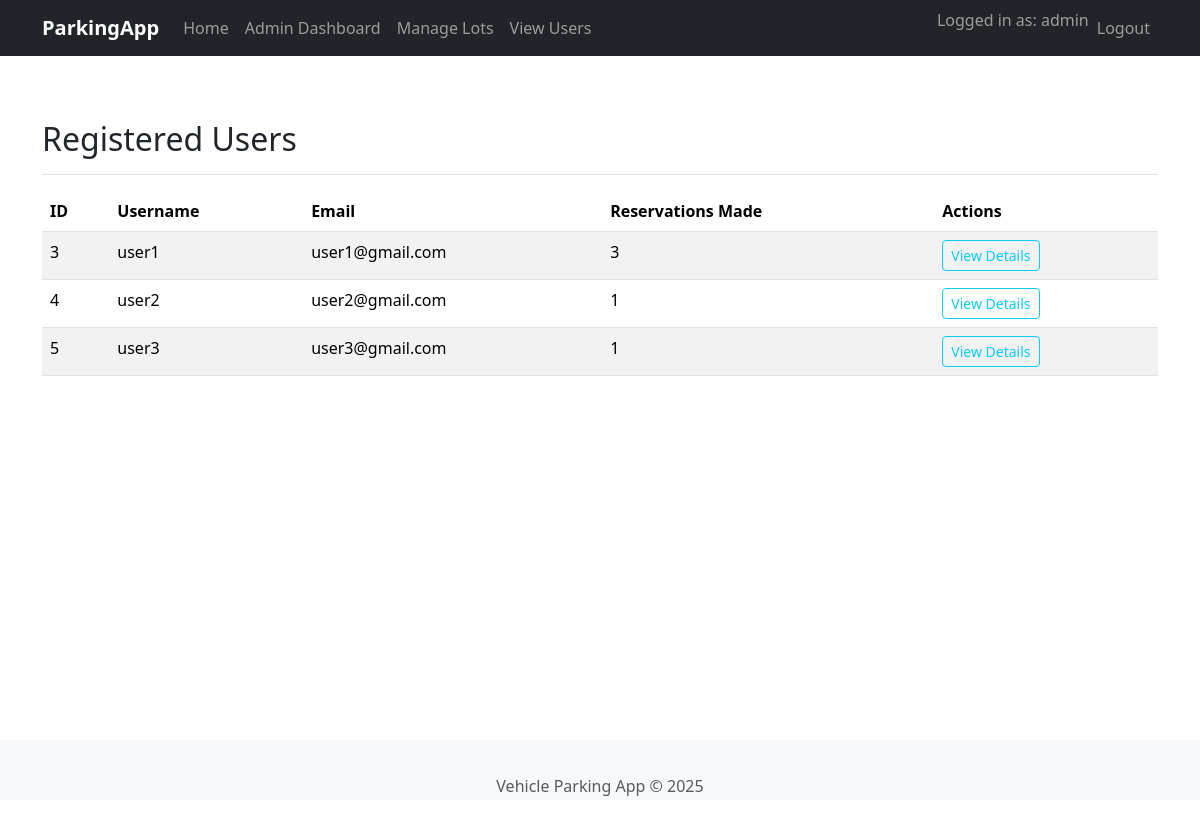
The app's page /admin/users (signed in) with its own data.
### app/models.py (models this page shows, shortened)
class User(UserMixin, db.Model):
    id = db.Column(db.Integer, primary_key=True)
    username = db.Column(db.String(64), index=True, unique=True, nullable=False)
    email = db.Column(db.String(120), index=True, unique=True, nullable=False)
    password_hash = db.Column(db.String(256), nullable=False)
    is_admin = db.Column(db.Boolean, default=False)
    reservations = db.relationship('Reservation', backref='tenant', lazy='dynamic') # Changed from 'user' to 'tenant'

### app/admin_routes.py (the view)
@bp.route('/users')
@login_required
@admin_required
def list_users():
    users = User.query.filter_by(is_admin=False).order_by(User.username).all()
    return render_template('admin/list_users.html', users=users, title='Registered Users')

### app/admin_routes.py (called while the page is built)
def admin_required(f):
    @wraps(f)
    def decorated_function(*args, **kwargs):
        if not current_user.is_authenticated or not current_user.is_admin:
            flash('You do not have permission to access this page.', 'danger')
            return redirect(url_for('auth.login', next=request.url))
        return f(*args, **kwargs)
    return decorated_function

### app/templates/admin/list_users.html (shortened to what this page needs)
{% extends "base.html" %}
{% block content %}
<div class="d-flex justify-content-between flex-wrap flex-md-nowrap align-items-center pt-3 pb-2 mb-3 border-bottom">
    <h1 class="h2">{{ title }}</h1>
</div>
{% if users %}
<div class="table-responsive">
    <table class="table table-striped table-hover">
        <thead>
            <tr>
                <th>ID</th>
                <th>Username</th>
                <th>Email</th>
                <th>Reservations Made</th>
                <th>Actions</th>
            </tr>
        </thead>
        <tbody>
            {% for user_item in users %}
            <tr>
                <td>{{ user_item.id }}</td>
                <td>{{ user_item.username }}</td>
                <td>{{ user_item.email }}</td>
                <td>{{ user_item.reservations.count() }}</td>
                <td>
                    <a href="#" class="btn btn-sm btn-outline-info">View Details</a>
                </td>
            </tr>
            {% endfor %}
        </tbody>
    </table>
</div>
{% else %}
<div class="alert alert-info" role="alert">
  No registered users found (excluding admin).
</div>
{% endif %}
{% endblock %}

### app/templates/base.html (shortened to what this page needs)
<!doctype html>
<html lang="en">
<head>
    {{ bootstrap.load_css() }}
    <link rel="stylesheet" href="{{ url_for('static', filename='css/style.css') }}">
</head>
<body>
    <nav class="navbar navbar-expand-lg navbar-dark bg-dark mb-4">
        <div class="container">
            <a class="navbar-brand" href="{{ url_for('routes.index') }}">ParkingApp</a>
            <div class="collapse navbar-collapse" id="navbarNav">
                <ul class="navbar-nav me-auto mb-2 mb-lg-0">
                    <li class="nav-item">
                        <a class="nav-link" href="{{ url_for('routes.index') }}">Home</a>
                    </li>
                    {% if current_user.is_authenticated %}
                        {% if current_user.is_admin %}
                            <li class="nav-item"><a class="nav-link" href="{{ url_for('admin_routes.dashboard') }}">Admin Dashboard</a></li>
                            <li class="nav-item"><a class="nav-link" href="{{ url_for('admin_routes.list_parking_lots') }}">Manage Lots</a></li>
                            <li class="nav-item"><a class="nav-link" href="{{ url_for('admin_routes.list_users') }}">View Users</a></li>
                        {% else %}
                            <li class="nav-item"><a class="nav-link" href="#">User Dashboard</a></li>
                            <li class="nav-item"><a class="nav-link" href="#">Book Parking</a></li>
                        {% endif %}
                    {% endif %}
                </ul>
                <ul class="navbar-nav ms-auto mb-2 mb-lg-0">
                    {% if current_user.is_authenticated %}
                        <li class="nav-item"><span class="navbar-text">Logged in as: {{ current_user.username }}</span></li>
                        <li class="nav-item"><a class="nav-link" href="{{ url_for('auth.logout') }}">Logout</a></li>
                    {% else %}
                        <li class="nav-item"><a class="nav-link" href="{{ url_for('auth.login') }}">Login</a></li>
                        <li class="nav-item"><a class="nav-link" href="{{ url_for('auth.register') }}">Register</a></li>
                    {% endif %}
                </ul>
            </div>
        </div>
    </nav>
    <main class="container mt-4">
        {% block content %}{% endblock %}
    </main>
    <footer class="footer mt-auto py-3 bg-light">
        <div class="container text-center">
            <span class="text-muted">Vehicle Parking App &copy; {{ datetime.utcnow().year }}</span>
        </div>
    </footer>
</body>
</html>

### app/static/css/style.css (style rules this page uses)
body { padding-top: 0; display: flex; flex-direction: column; min-height: 100vh; }
main { flex: 1; padding-bottom: 60px; }
.footer { width: 100%; height: 60px; line-height: 60px; background-color: #f5f5f5; }
.navbar-brand { font-weight: bold; }

### records on screen
User: username "admin"
User: id "3", username "user1", email "user1@gmail.com", reservations.count "3"
User: id "4", username "user2", email "user2@gmail.com", reservations.count "1"
User: id "5", username "user3", email "user3@gmail.com", reservations.count "1"

### other values on screen
{{ title }} "Registered Users"
